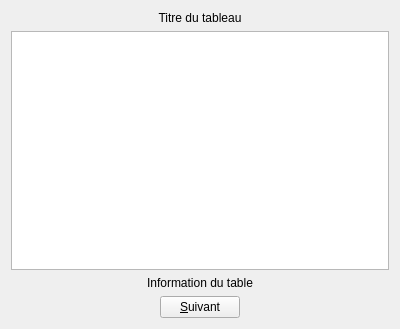
<?xml version="1.0" encoding="UTF-8"?>
<ui version="4.0">
 <class>GTableWidgetFr</class>
 <widget class="QFrame" name="GTableWidgetFr">
  <property name="geometry">
   <rect>
    <x>0</x>
    <y>0</y>
    <width>400</width>
    <height>329</height>
   </rect>
  </property>
  <property name="minimumSize">
   <size>
    <width>400</width>
    <height>200</height>
   </size>
  </property>
  <property name="windowTitle">
   <string>Frame</string>
  </property>
  <layout class="QGridLayout" name="gridLayout">
   <item row="0" column="0">
    <widget class="QLabel" name="lblTitle">
     <property name="text">
      <string>Titre du tableau</string>
     </property>
     <property name="alignment">
      <set>Qt::AlignCenter</set>
     </property>
    </widget>
   </item>
   <item row="1" column="0">
    <widget class="GTableWidget" name="tableWidget"/>
   </item>
   <item row="2" column="0">
    <widget class="QLabel" name="lblInfo">
     <property name="text">
      <string>Information du table</string>
     </property>
     <property name="alignment">
      <set>Qt::AlignCenter</set>
     </property>
    </widget>
   </item>
   <item row="3" column="0">
    <layout class="QHBoxLayout" name="horizontalLayout">
     <item>
      <spacer name="horizontalSpacer">
       <property name="orientation">
        <enum>Qt::Horizontal</enum>
       </property>
       <property name="sizeHint" stdset="0">
        <size>
         <width>40</width>
         <height>20</height>
        </size>
       </property>
      </spacer>
     </item>
     <item>
      <widget class="QPushButton" name="btnNext">
       <property name="text">
        <string>&amp;Suivant</string>
       </property>
      </widget>
     </item>
     <item>
      <spacer name="horizontalSpacer_2">
       <property name="orientation">
        <enum>Qt::Horizontal</enum>
       </property>
       <property name="sizeHint" stdset="0">
        <size>
         <width>40</width>
         <height>20</height>
        </size>
       </property>
      </spacer>
     </item>
    </layout>
   </item>
  </layout>
 </widget>
 <customwidgets>
  <customwidget>
   <class>GTableWidget</class>
   <extends>QTableWidget</extends>
   <header location="global">GTableWidget.h</header>
  </customwidget>
 </customwidgets>
 <resources/>
 <connections/>
</ui>
